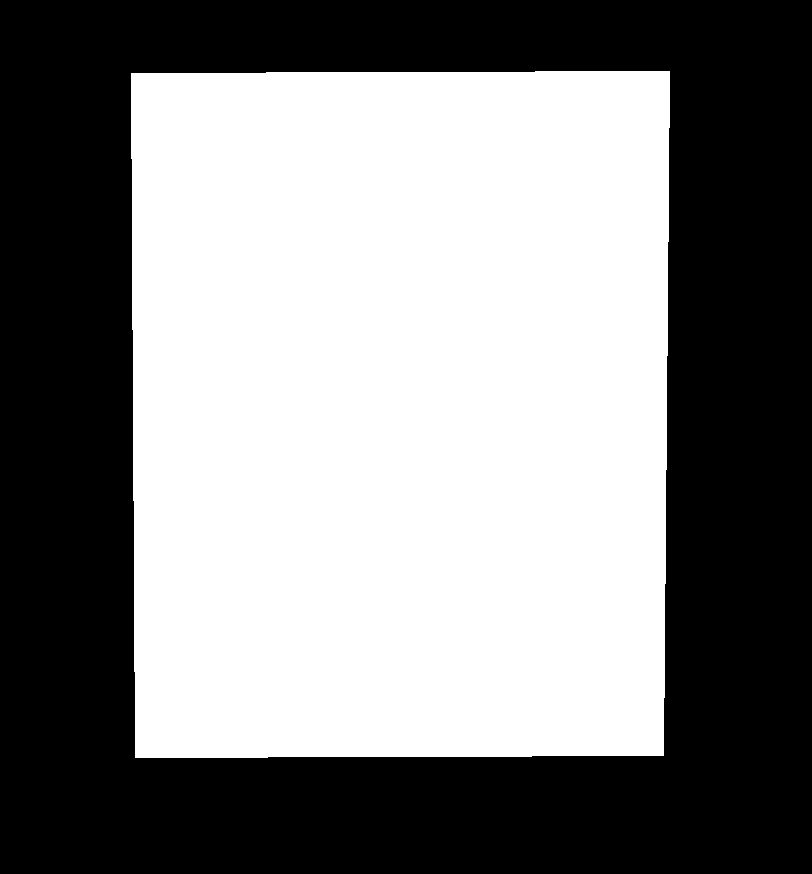
#> input picture qsd2_w1/00003.png, 812 x 874 px
$ python -i background_removal.py   (imports and definitions only)
#> lines starting #> are read from the running program, lines starting #| are printed output that depends on the picture; after the words box and inside, x2 and y2 are one past the last pixel; in counts of white or black regions, pixels touching at a corner belong together
#> further down, picture is the input picture: shape (874, 812, 3); 51.5% white; 1 black region, box (x1, y1, x2, y2) and area: (0, 0, 812, 874) 343902
import argparse, os

import cv2 as cv
import numpy as np
from evaluation import mask_evaluation
import glob
import pickle as pkl

# [129 lines left out: functions save_masks, get_measures, show_image, decide_best_rect, morph_threshold_mask, not called in this run]


def hsv_thresh_method(im, n=1):
    return morph_threshold_mask(method_colorspace_threshold(im.copy(), [0, 255], [100, 255], [0, 200], 'hsv'), n)


# [91 lines left out: functions method_colorspace_threshold, method_watershed, not called in this run]


def contours_overlap(contour_A, contour_B):
    # Coordinates of bounding rectangle 1
    Ax, Ay, Aw, Ah = cv.boundingRect(contour_A)

    # Coordinates of bounding rectangle 2
    Bx, By, Bw, Bh = cv.boundingRect(contour_B)

    # If rectangle B is on the left of rectangle A
    if (Ax >= (Bx + Bw) or Bx >= (Ax + Aw)):
        return False

    # If rectangle B is above rectangle A
    if (Ay >= (By + Bh) or By >= (Ay + Ah)):
        return False

    return True


def method_canny_multiple_paintings(image, save=False, generate_measures=False):

#> called with save = False, generate_measures = False
    if generate_measures:
        name = image
        img = cv.imread(f'../datasets/qsd2_w1/{name}.jpg')
    else:
        img = image

    #############################################################################
    # Canny
    image_gray = cv.cvtColor(img, cv.COLOR_RGB2GRAY)
    blurred = cv.GaussianBlur(image_gray, (5, 5), 0)
    # closed = cv2.morphologyEx(blurred, cv2.MORPH_OPEN, np.ones([5,5]))
    edges = cv.Canny(blurred, 50, 110)
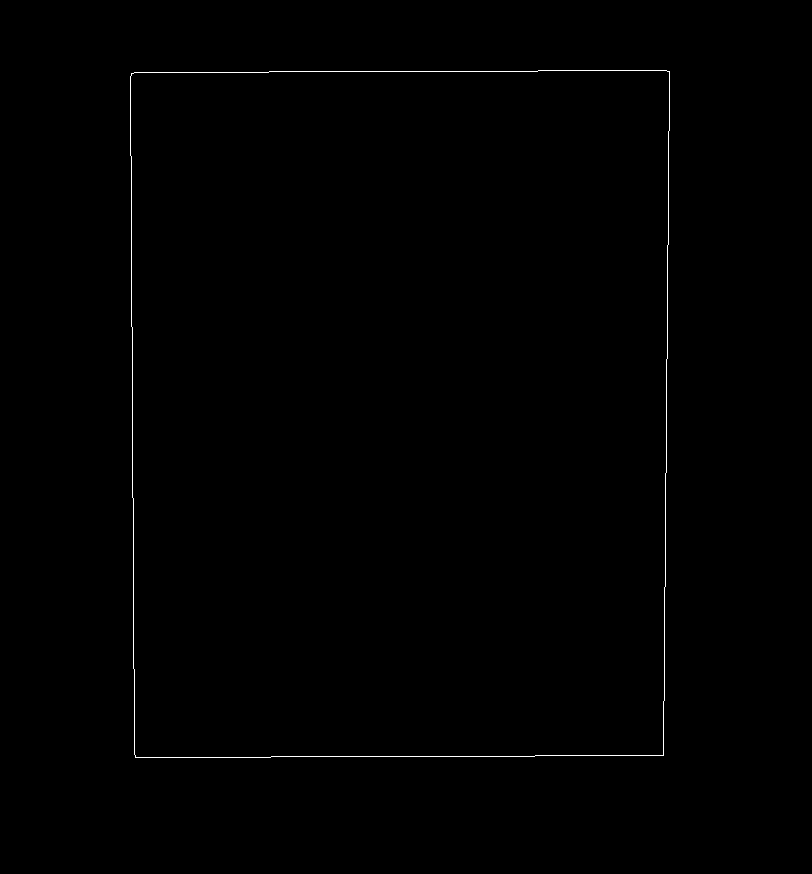
#> edges: shape (874, 812); 0.34% white in thin lines or dots, all inside (x1, y1, x2, y2) = (130, 70, 670, 758)
    edges = cv.morphologyEx(edges, cv.MORPH_DILATE, np.ones([5, 5]))
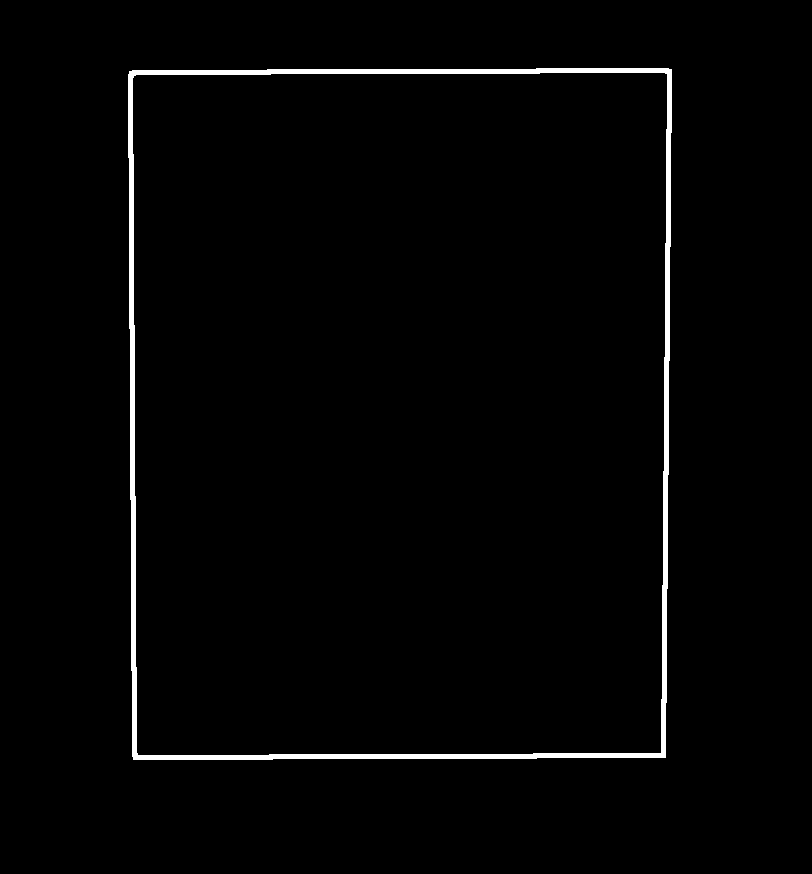
#> edges: shape (874, 812); 1.7% white; 1 white region
    #############################################################################

    contours, hierarchy = cv.findContours(edges, cv.RETR_EXTERNAL, cv.CHAIN_APPROX_NONE)
#> contours = 1 contour; box (x1, y1, x2, y2) and area: (128, 68, 672, 760) 370706
    contour = max(contours, key=len)
#> contour = contour of 2450 points, box (x1, y1, x2, y2) (128, 68, 672, 760), area 370706

    # List of contours (np arrays) where pos 0 is the biggest in length
    reversed_sorted_contours = sorted(contours, key=len, reverse=True)
#> reversed_sorted_contours has the same summary as contours

    # cv2.drawContours(img_c, contours, contourIdx=-1, color=(255,255,255),thickness=-1)
    mask = np.zeros(shape=img.shape[:2])

    # Consider largest contour to be the first painting
    first_contour = reversed_sorted_contours[0]
#> first_contour has the same summary as contour
    second_contour = []
    for contour in reversed_sorted_contours:
        if not contours_overlap(first_contour, contour):
            second_contour = contour
            break
#> this loop made 1 pass
#> (Ax in contours_overlap, Ay in contours_overlap, Aw in contours_overlap, Ah in contours_overlap, Bx in contours_overlap, By in contours_overlap, Bw in contours_overlap, Bh in contours_overlap) on pass 1: (128, 68, 544, 692, 128, 68, 544, 692)

    list_of_painting_coordinates = []

    # First painting
    Ax, Ay, Aw, Ah = cv.boundingRect(first_contour)
#> Ax = 128; Ay = 68; Aw = 544; Ah = 692
    list_of_painting_coordinates.append([Ax, Ay, Ax+Aw, Ay+Ah])
    mask[Ay:Ay+Ah, Ax:Ax+Aw] = 1

    # Second painting (not always there is a second painting)
    if len(second_contour) > 0:
        Bx, By, Bw, Bh = cv.boundingRect(second_contour)
        if (Bw * Bh) > ((Aw * Ah) / 100):  # area of the second painting is
            list_of_painting_coordinates.append([Bx, By, Bx+Bw, By+Bh])
            mask[By:By+Bh, Bx:Bx+Bw] = 1

    if save:
        if not os.path.exists(f'../datasets/masks_extracted/canny/'):
            os.makedirs(f'../datasets/masks_extracted/canny/')
        cv.imwrite(f'../datasets/masks_extracted/canny/{name}.png', mask)

    if generate_measures:
        return get_measures(image, mask)
    else:
        # List element: [x, y, x+w, y+h]
        return np.uint8(mask), list_of_painting_coordinates


# [112 lines left out: functions method_canny, get_all_methods_per_photo, get_all_measures_all_photos, main, not called in this run]


# [8 lines not run here, left out]

# show_image('00000')
# method_similar_channels('00003')

>>> import cv2
>>> picture = cv2.cvtColor(cv2.imread('qsd2_w1/00003.png'), cv2.COLOR_BGR2RGB)
>>> result = method_canny_multiple_paintings(picture)

$ run again, on qsd2_w1/00012.png
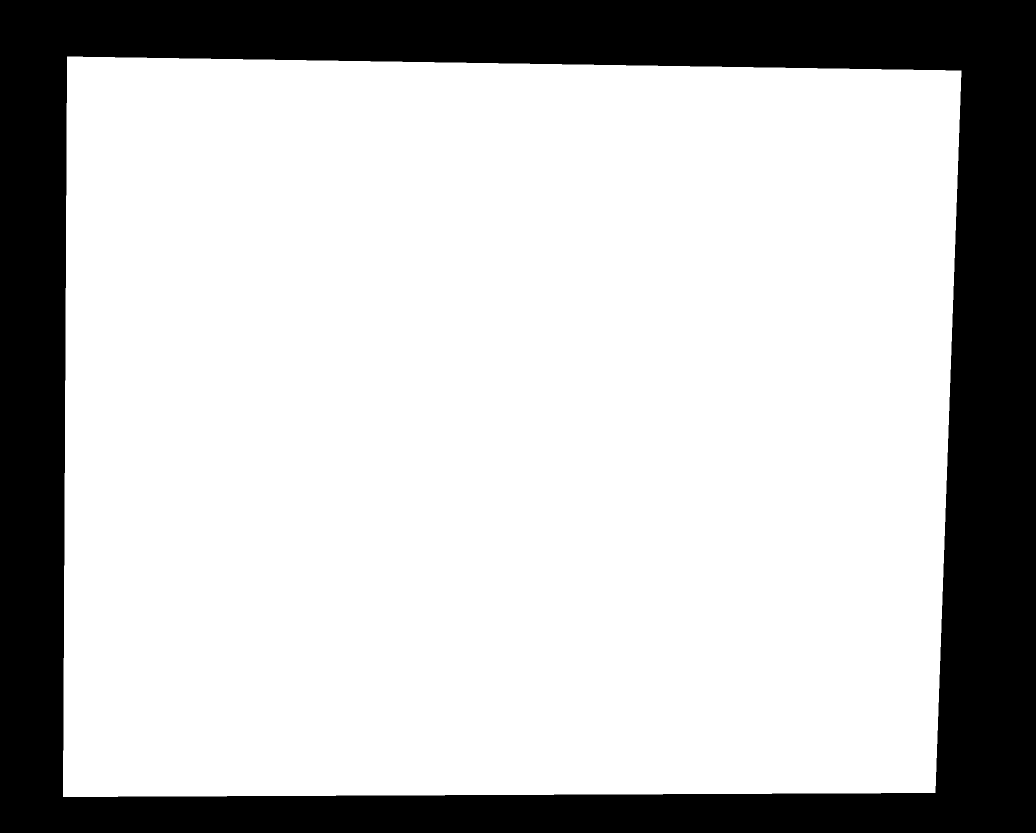
#> input picture qsd2_w1/00012.png, 2071 x 1665 px (shown at 1/2 size)
#> picture is the input picture: shape (1665, 2071, 3); 75% white; 1 black region, box (x1, y1, x2, y2) and area: (0, 0, 2071, 1665) 862790
#> in method_canny_multiple_paintings, `edges = cv.Canny(blurred, 50, 110)`:
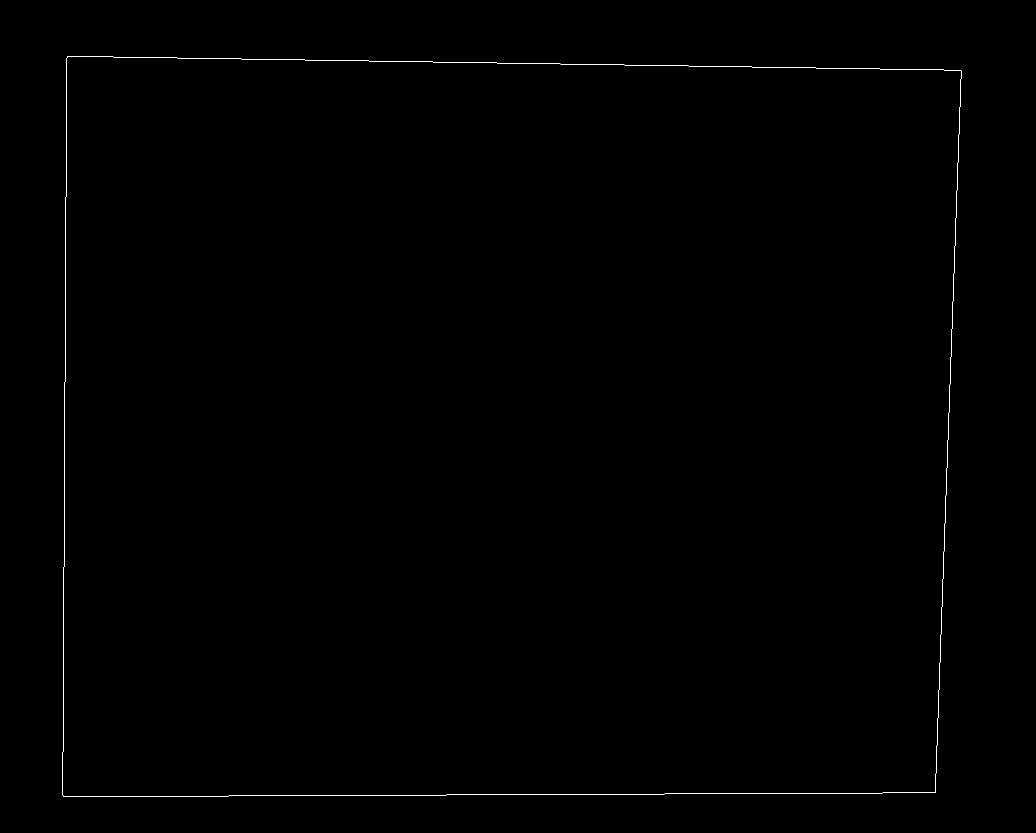
#> edges: shape (1665, 2071) (shown at 1/2 size); 0.19% white in thin lines or dots, all inside (x1, y1, x2, y2) = (125, 112, 1923, 1594)
#> in method_canny_multiple_paintings, `edges = cv.morphologyEx(edges, cv.MORPH_DILATE, np.ones([5, 5]))`:
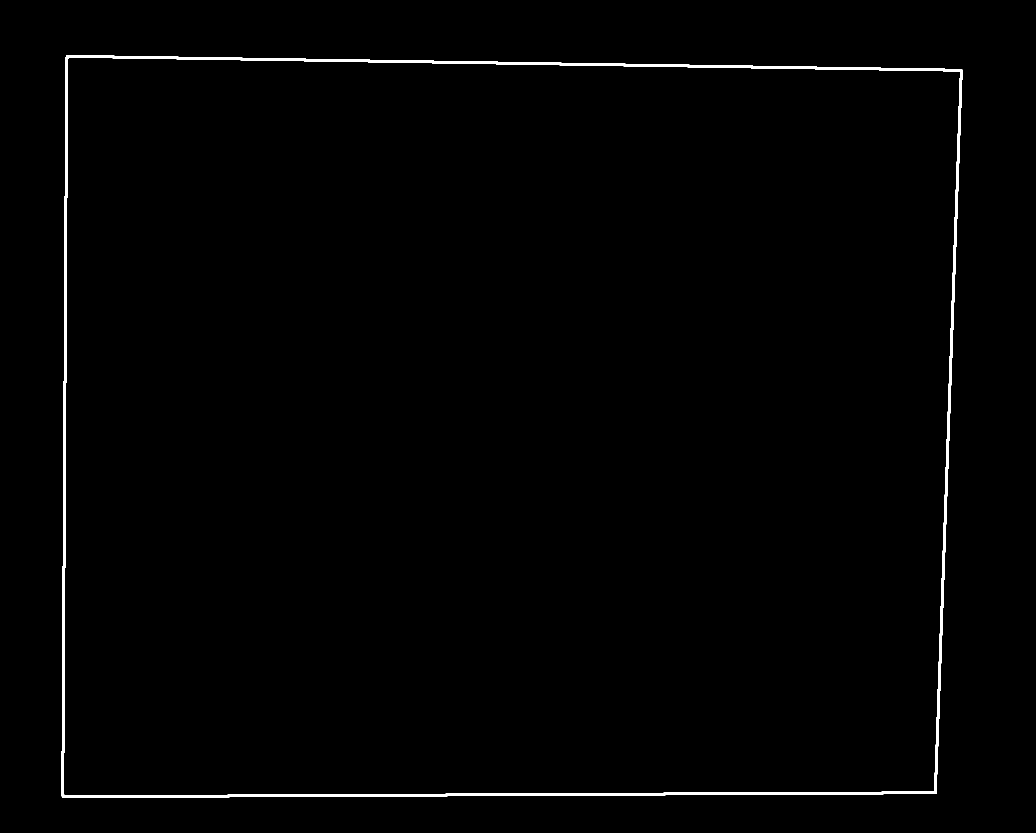
#> edges: shape (1665, 2071) (shown at 1/2 size); 0.95% white; 1 white region
#> contours = 1 contour; box (x1, y1, x2, y2) and area: (123, 110, 1925, 1596) 2598654
#> contour = contour of 6472 points, box (x1, y1, x2, y2) (123, 110, 1925, 1596), area 2598654
#> reversed_sorted_contours has the same summary as contours
#> first_contour has the same summary as contour
#> the loop in method_canny_multiple_paintings, `for contour in reversed_sorted_contours:` made 1 pass
#> (Ax in contours_overlap, Ay in contours_overlap, Aw in contours_overlap, Ah in contours_overlap, Bx in contours_overlap, By in contours_overlap, Bw in contours_overlap, Bh in contours_overlap) on pass 1: (123, 110, 1802, 1486, 123, 110, 1802, 1486)
#> in method_canny_multiple_paintings, `Ax, Ay, Aw, Ah = cv.boundingRect(first_contour)`: Ax = 123; Ay = 110; Aw = 1802; Ah = 1486

$ run again, on qsd2_w1/00015.png
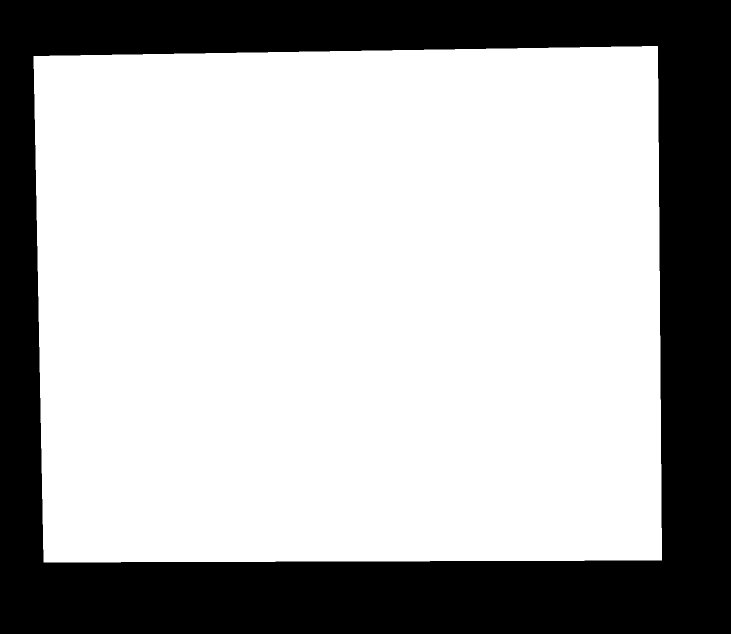
#> input picture qsd2_w1/00015.png, 1461 x 1268 px (shown at 1/2 size)
#> picture is the input picture: shape (1268, 1461, 3); 68.5% white; 1 black region, box (x1, y1, x2, y2) and area: (0, 0, 1461, 1268) 583279
#> in method_canny_multiple_paintings, `edges = cv.Canny(blurred, 50, 110)`:
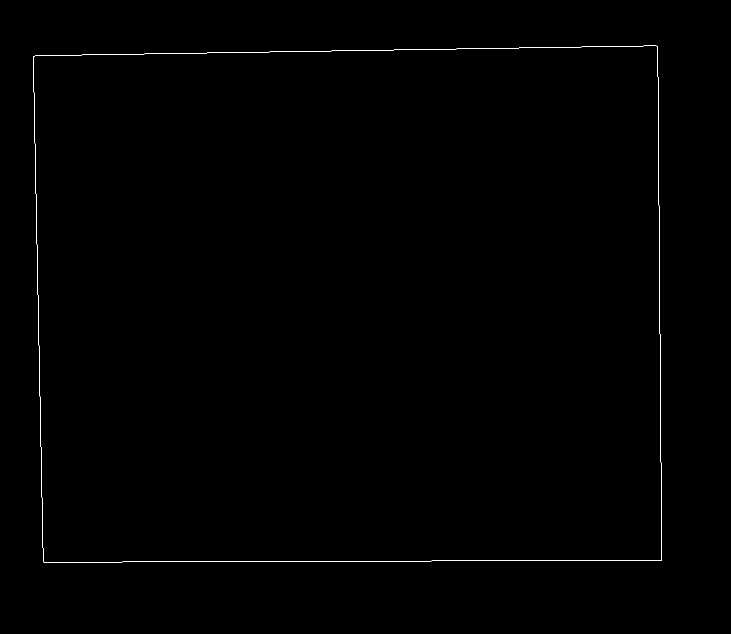
#> edges: shape (1268, 1461) (shown at 1/2 size); 0.24% white in thin lines or dots, all inside (x1, y1, x2, y2) = (66, 91, 1324, 1125)
#> in method_canny_multiple_paintings, `edges = cv.morphologyEx(edges, cv.MORPH_DILATE, np.ones([5, 5]))`:
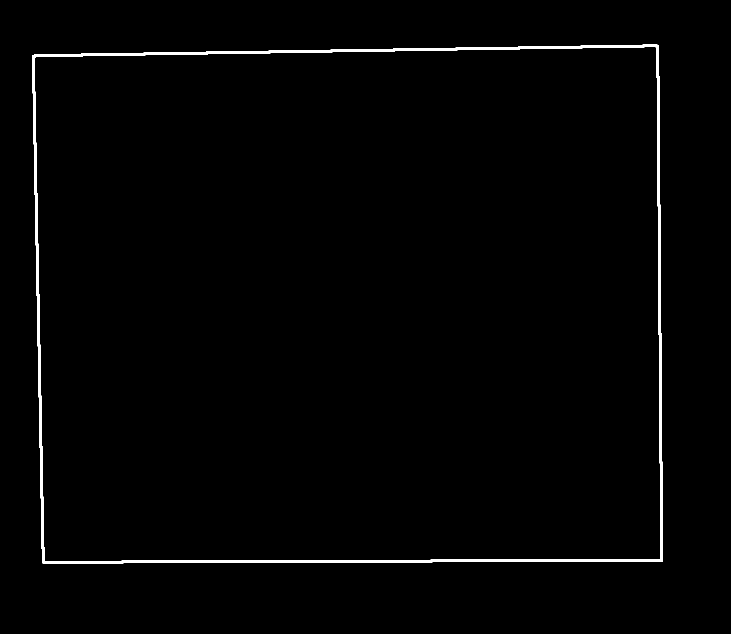
#> edges: shape (1268, 1461) (shown at 1/2 size); 1.2% white; 1 white region
#> contours = 1 contour; box (x1, y1, x2, y2) and area: (64, 89, 1326, 1127) 1278348
#> contour = contour of 4540 points, box (x1, y1, x2, y2) (64, 89, 1326, 1127), area 1278348
#> reversed_sorted_contours has the same summary as contours
#> first_contour has the same summary as contour
#> the loop in method_canny_multiple_paintings, `for contour in reversed_sorted_contours:` made 1 pass
#> (Ax in contours_overlap, Ay in contours_overlap, Aw in contours_overlap, Ah in contours_overlap, Bx in contours_overlap, By in contours_overlap, Bw in contours_overlap, Bh in contours_overlap) on pass 1: (64, 89, 1262, 1038, 64, 89, 1262, 1038)
#> in method_canny_multiple_paintings, `Ax, Ay, Aw, Ah = cv.boundingRect(first_contour)`: Ax = 64; Ay = 89; Aw = 1262; Ah = 1038
